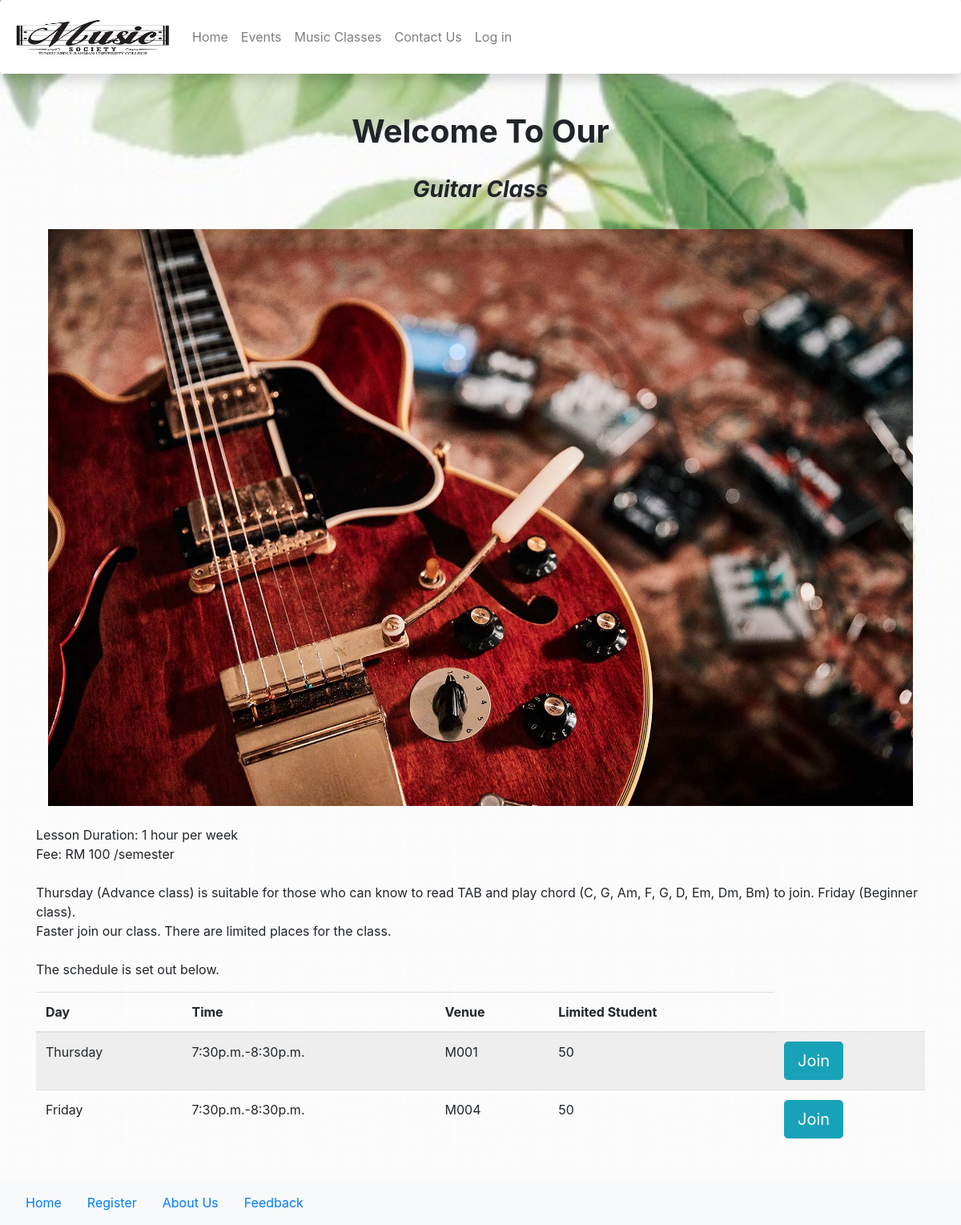
The app's page /class.php?Class_Type=Guitar with its own data.
### tables this page shows
CREATE TABLE `class` (
  `Class_ID` int(10) NOT NULL,
  `Class_Type` varchar(30) NOT NULL,
  `Class_Date` varchar(12) NOT NULL,
  `Class_StartTime` varchar(12) NOT NULL,
  `Class_EndTime` varchar(12) NOT NULL,
  `Class_Venue` varchar(30) DEFAULT NULL,
  `Class_size` int(2) NOT NULL,
  `Class_Level` varchar(500) NOT NULL
);

### class.php (the view, shortened to what this page needs)
<!DOCTYPE html>
<html lang="en">
    <?php
    if (isset($_SESSION['admin'])) {
        $studentid = $_SESSION['admin'];
        include 'Admin-header.php';
    } else if (isset($_SESSION['member'])) {
        $studentid = $_SESSION['member'];
        include 'header.php';
    } else {
        include 'header.php';
    }
    include 'conn.php';
    ?>
    <?php
    $classType = $_REQUEST['Class_Type'];
    ?>
    <div class="container">
        <div class="text-center">
            <h1><b>Welcome To Our</b></h1><br>
            <h3><b><em><?php echo $classType ?> Class</em></b></h3>
        </div><br>
        <img src="image/<?php echo strtolower($classType) ?>class.jpg" class="container img-fluid w-80" alt="<?php echo strtolower($classType) ?>"><br><br>
        <p>Lesson Duration: 1 hour per week<br>
            Fee: RM 100 /semester<br><br>
            <?php
            $sql = "select class_level from class where Class_type='$classType'";
            $r = mysqli_query($link, $sql);
            while ($row = mysqli_fetch_array($r)) {
                echo"<td>{$row['class_level']}</td>";
            }
            ?>
            <br>Faster join our class. There are limited places for the class.
            <br><br>The schedule is set out below.</p>
        <table class="table table-striped">
            <thead>
                <tr>
                    <th>Day</th>
                    <th>Time</th>
                    <th>Venue</th>
                    <th>Limited Student</th>
                </tr>
            </thead>
            <tbody>
                <?php
                $sql1 = "select * from class where Class_type='$classType'";
                $r1 = mysqli_query($link, $sql1);
                while ($class = mysqli_fetch_array($r1)) {
                    $classID = $class['Class_ID'];
                    echo "<tr>
                          <td>{$class['Class_Date']}</td>
                          <td>{$class['Class_StartTime']}-{$class['Class_EndTime']}</td>
                          <td>{$class['Class_Venue']}</td>
                          <td>{$class['Class_size']}</td>";
                    if (isset($_SESSION['member']) || isset($_SESSION['admin'])) {
                        $sql2 = "SELECT * FROM `joinclass` WHERE StudentID='{$studentid}' AND Class_ID=$classID";
                        $r2 = mysqli_query($link, $sql2);
                        if (mysqli_num_rows($r2) == 1) {
                            echo "<td><button onclick=\"location.href='cancelClass.php?classID={$class['Class_ID']}'\" type='button' class='btn btn-success btn-lg' >Joined</button></td>";
                        } else {
                            echo "<td><button onclick=\"location.href='confirmClass.php?classID={$class['Class_ID']}'\" type='button' class='btn btn-info btn-lg'>Join</button></td>";
                        }
                    } else{
                        echo "<td><button onclick=\"location.href='Login.php'\" type='button' class='btn btn-info btn-lg'>Join</button></td>";
                    }
                    echo "</tr>";
                }
                ?>
            </tbody>
        </table>
    </div>
</body><br>
<?php
if (isset($_SESSION['admin'])) {
    include 'Admin-footer.php';
} else {
    include 'footer.php';
}
?>
</html>

### header.php (style rules this page uses)
body { background-image: url("image/leaf.jpg"); background-size: cover; }

### records on screen
class: Class_Level "Thursday (Advance class) is suitable for those who can know to read TAB and play chord (C, G, Am, F, G, D, Em, Dm, Bm) to join. Friday (Beginner class).", Class_Date "Thursday", Class_StartTime "7:30p.m.", Class_EndTime "8:30p.m.", Class_Venue "M001", Class_size "50"
class: Class_Date "Friday", Class_StartTime "7:30p.m.", Class_EndTime "8:30p.m.", Class_Venue "M004", Class_size "50"

### other values on screen
$classType "Guitar"
